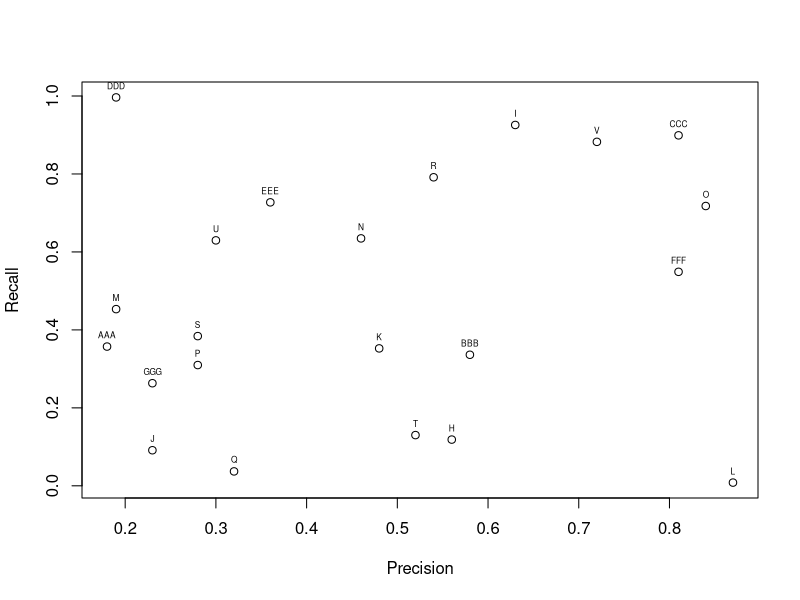
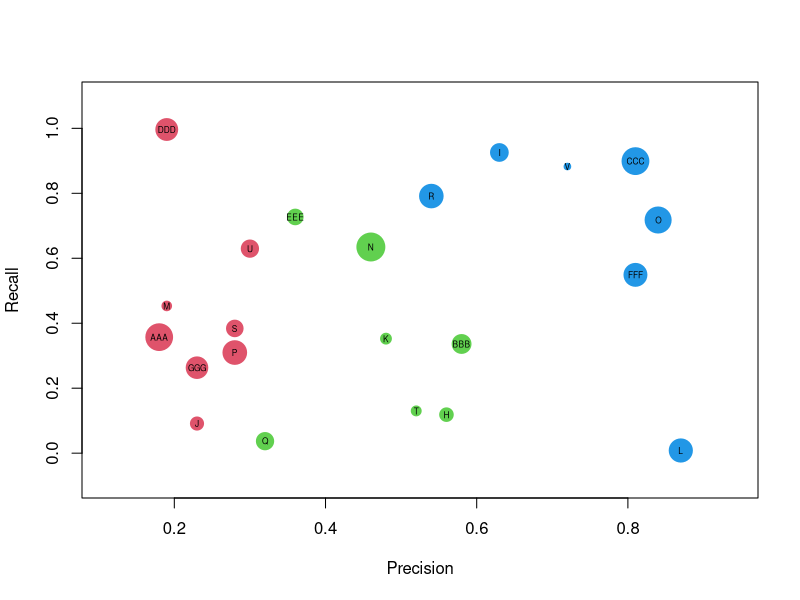

Reproduce these figures in R, in order.
## ---- chunk 1
knitr::opts_chunk$set(echo = TRUE)
## ---- chunk 2
setwd("~/Data_Projects/visualizations")
#Read in data
bub <- read.csv("data/BubbleData.csv")
#simple Plot
plot(bub$Precision,bub$Recall,xlab="Precision", ylab="Recall" )
text(bub$Precision, bub$Recall+.03, bub$ID, cex=0.5)
## ---- chunk 3
#we want to scale the bubbles by area, not radius
radius = sqrt( bub$Number.of.Records/ pi )

#Bubble Chart Plot 
symbols(bub$Precision,bub$Recall,circles=radius,
        inches=0.15, fg="white", bg=(bub$Category+1), xlab="Precision", ylab="Recall")
text(bub$Precision, bub$Recall, bub$ID, cex=0.5)
